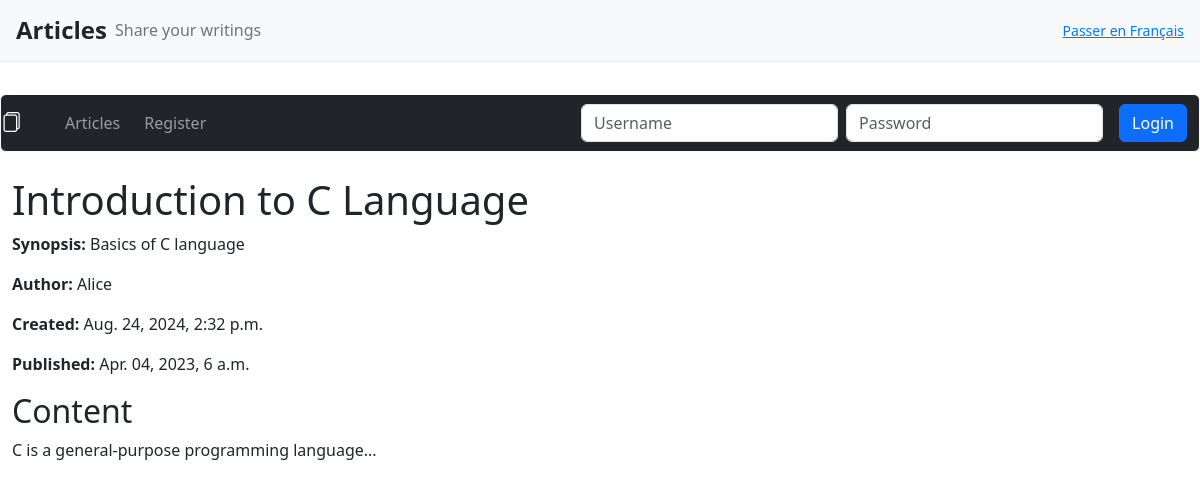
/articles/1/, run on the app's committed database.
### articles/models.py (models this page shows, shortened)
class Article(models.Model):
    title = models.CharField(max_length=64, null=False)
    author = models.ForeignKey(User, on_delete=models.CASCADE, null=False)
    created = models.DateTimeField(auto_now_add=True)
    synopsis = models.CharField(max_length=312, null=False)
    content = models.TextField(null=False)
    published_date = models.DateTimeField()

### articles/views.py (the view)
# urls.py: path('articles/<int:pk>/', ArticleDetailView.as_view(), name='article_detail'),
class ArticleDetailView(DetailView):
    model = Article
    template_name = 'articles/article_detail.html'
    context_object_name = 'article'

### articles/templatetags/custom_filters.py (called while the page is built)
@register.filter
def truncate_synopsis(value, length=20):
    if len(value) > length:
        return value[:length] + '...'
    return value

### articles/templates/articles/article_detail.html (shortened to what this page needs)
{% extends 'articles/base.html' %}
{% load custom_filters %}
{% block content %}
    <h1>{{ article.title }}</h1>
    <p><strong>Synopsis:</strong> {{ article.synopsis|truncate_synopsis:100 }}</p>
    <p><strong>Author:</strong> {{ article.author.username }}</p>
    <p><strong>Created:</strong> {{ article.created|date:"M. d, Y, P" }}</p>
    <p><strong>Published:</strong> {{ article.published_date|date:"M. d, Y, P" }}</p>
    <div>
        <h2>Content</h2>
        <p>{{ article.content }}</p>
    </div>
{% endblock %}

### articles/templates/articles/base.html (style rules this page uses)
body { background-size: cover; background-position: center; background-repeat: no-repeat; background-attachment: fixed; }

### data on the page
Article: title "Introduction to C Language", synopsis "Basics of C language", author.username "Alice", created "Aug. 24, 2024, 2:32 p.m.", published_date "Apr. 04, 2023, 6 a.m.", content "C is a general-purpose programming language..."
